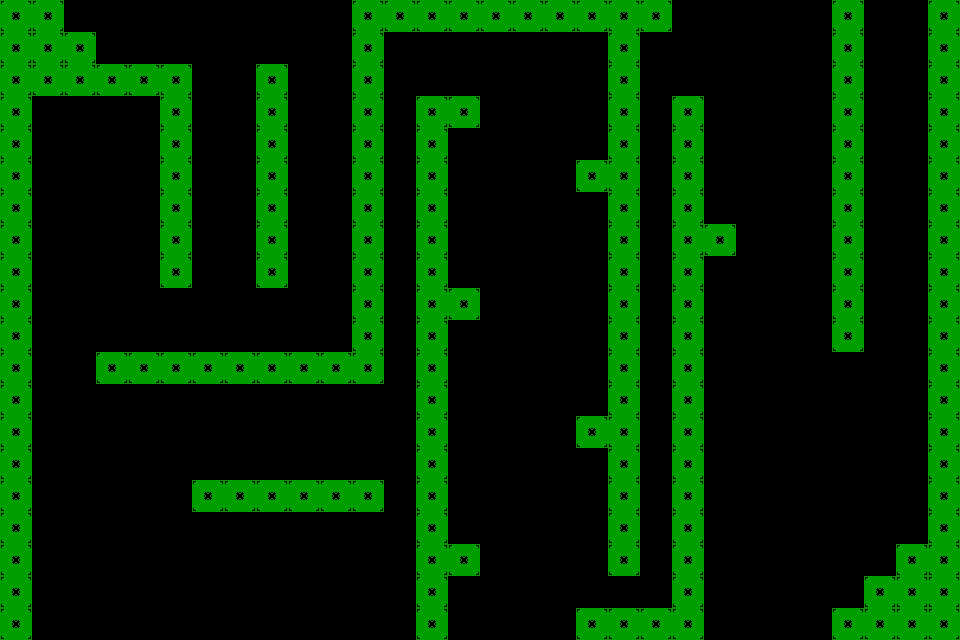

This is a level from a 2D game, rendered from its Tiled map with the project's own tilesets. A one-line summary and the complete map file follow:
An orthogonal 30x20 tile map with 32x32 px tiles, 1 tile layer (Layout) and 29 objects (12x Saw, 4x InviSpike, 3x Trigger, 2x MovSaw, 2x Booster, ...).

<map version="1.10" tiledversion="1.12.2" orientation="orthogonal" renderorder="right-down" width="30" height="20" tilewidth="32" tileheight="32" infinite="0" nextlayerid="3" nextobjectid="41">
 <editorsettings>
  <export target="../../../maps/sector3/level3.lua" format="lua" />
 </editorsettings>
 <tileset firstgid="1" name="Props" class="Saw" tilewidth="32" tileheight="32" tilecount="7" columns="0">
  <grid orientation="orthogonal" width="1" height="1" />
  <tile id="0" type="Tile">
   <image source="../../../src/assets/images/test.png" width="32" height="32" />
  </tile>
  <tile id="1" type="Placeholder">
   <image source="../../../src/assets/images/placeholder.png" width="32" height="32" />
  </tile>
  <tile id="3" type="Spike">
   <image source="../../../src/assets/images/spike.png" width="32" height="16" />
  </tile>
  <tile id="4" type="Goal">
   <image source="../../../src/assets/images/goal.png" width="32" height="32" />
  </tile>
  <tile id="5" type="Saw">
   <image source="../../../src/assets/images/saw.png" width="32" height="32" />
  </tile>
  <tile id="6" type="Spring">
   <image source="../../../src/assets/images/spring.png" width="32" height="32" />
  </tile>
  <tile id="7" type="Booster">
   <image source="../../../src/assets/images/booster.png" width="32" height="32" />
  </tile>
 </tileset>
 <layer id="1" name="Layout" width="30" height="20">
  <data encoding="csv">
1,1,0,0,0,0,0,0,0,0,0,1,1,1,1,1,1,1,1,1,1,0,0,0,0,0,1,0,0,1,
1,1,1,0,0,0,0,0,0,0,0,1,0,0,0,0,0,0,0,1,0,0,0,0,0,0,1,0,0,1,
1,1,1,1,1,1,0,0,1,0,0,1,0,0,0,0,0,0,0,1,0,0,0,0,0,0,1,0,0,1,
1,0,0,0,0,1,0,0,1,0,0,1,0,1,1,0,0,0,0,1,0,1,0,0,0,0,1,0,0,1,
1,0,0,0,0,1,0,0,1,0,0,1,0,1,0,0,0,0,0,1,0,1,0,0,0,0,1,0,0,1,
1,0,0,0,0,1,0,0,1,0,0,1,0,1,0,0,0,0,1,1,0,1,0,0,0,0,1,0,0,1,
1,0,0,0,0,1,0,0,1,0,0,1,0,1,0,0,0,0,0,1,0,1,0,0,0,0,1,0,0,1,
1,0,0,0,0,1,0,0,1,0,0,1,0,1,0,0,0,0,0,1,0,1,1,0,0,0,1,0,0,1,
1,0,0,0,0,1,0,0,1,0,0,1,0,1,0,0,0,0,0,1,0,1,0,0,0,0,1,0,0,1,
1,0,0,0,0,0,0,0,0,0,0,1,0,1,1,0,0,0,0,1,0,1,0,0,0,0,1,0,0,1,
1,0,0,0,0,0,0,0,0,0,0,1,0,1,0,0,0,0,0,1,0,1,0,0,0,0,1,0,0,1,
1,0,0,1,1,1,1,1,1,1,1,1,0,1,0,0,0,0,0,1,0,1,0,0,0,0,0,0,0,1,
1,0,0,0,0,0,0,0,0,0,0,0,0,1,0,0,0,0,0,1,0,1,0,0,0,0,0,0,0,1,
1,0,0,0,0,0,0,0,0,0,0,0,0,1,0,0,0,0,1,1,0,1,0,0,0,0,0,0,0,1,
1,0,0,0,0,0,0,0,0,0,0,0,0,1,0,0,0,0,0,1,0,1,0,0,0,0,0,0,0,1,
1,0,0,0,0,0,1,1,1,1,1,1,0,1,0,0,0,0,0,1,0,1,0,0,0,0,0,0,0,1,
1,0,0,0,0,0,0,0,0,0,0,0,0,1,0,0,0,0,0,1,0,1,0,0,0,0,0,0,0,1,
1,0,0,0,0,0,0,0,0,0,0,0,0,1,1,0,0,0,0,1,0,1,0,0,0,0,0,0,1,1,
1,0,0,0,0,0,0,0,0,0,0,0,0,1,0,0,0,0,0,0,0,1,0,0,0,0,0,1,1,1,
1,0,0,0,0,0,0,0,0,0,0,0,0,1,0,0,0,0,1,1,1,1,0,0,0,0,1,1,1,1
</data>
 </layer>
 <objectgroup id="2" name="Objects">
  <object id="1" name="Spawnpoint" gid="2" x="128" y="64" width="32" height="32" />
  <object id="2" name="Goal" gid="5" x="864" y="576" width="32" height="32" />
  <object id="5" name="Saw" gid="6" x="352" y="0" width="32" height="32" />
  <object id="7" name="Saw" gid="6" x="352" y="-64" width="32" height="32" />
  <object id="8" name="Saw" gid="6" x="352" y="-32" width="32" height="32" />
  <object id="9" name="Saw" gid="6" x="32" y="0" width="32" height="32" />
  <object id="10" name="Saw" gid="6" x="32" y="-32" width="32" height="32" />
  <object id="11" name="Saw" gid="6" x="32" y="-64" width="32" height="32" />
  <object id="12" name="MovSaw" gid="6" x="288" y="256" width="32" height="32" />
  <object id="13" name="MovSaw" gid="6" x="320" y="256" width="32" height="32" />
  <object id="14" name="Trigger" gid="2" x="256" y="256" width="32" height="32">
   <properties>
    <property name="id" value="movSaw" />
    <property name="radius" type="int" value="128" />
   </properties>
  </object>
  <object id="16" name="Spring" gid="7" x="96" y="640" width="32" height="32" />
  <object id="17" name="Trigger" gid="2" x="256" y="480" width="32" height="32">
   <properties>
    <property name="id" value="futureSaw" />
    <property name="radius" type="int" value="48" />
   </properties>
  </object>
  <object id="18" name="FutureSaw" gid="6" x="-32" y="480" width="32" height="32">
   <properties>
    <property name="speed" type="int" value="2500" />
   </properties>
  </object>
  <object id="19" name="Booster" gid="8" x="384" y="448" width="32" height="32">
   <properties>
    <property name="speed" type="int" value="3500" />
   </properties>
  </object>
  <object id="24" name="InviSpike" gid="4" x="448" y="288" width="32" height="16">
   <properties>
    <property name="radius" type="int" value="64" />
   </properties>
  </object>
  <object id="25" name="InviSpike" gid="4" x="576" y="160" width="32" height="16">
   <properties>
    <property name="radius" type="int" value="64" />
   </properties>
  </object>
  <object id="28" name="InviSpike" gid="4" x="576" y="416" width="32" height="16">
   <properties>
    <property name="radius" type="int" value="64" />
   </properties>
  </object>
  <object id="29" name="InviSpike" gid="4" x="448" y="544" width="32" height="16">
   <properties>
    <property name="radius" type="int" value="64" />
   </properties>
  </object>
  <object id="30" name="Booster" gid="8" x="640" y="608" width="32" height="32">
   <properties>
    <property name="speed" type="int" value="4000" />
   </properties>
  </object>
  <object id="32" name="Trigger" gid="2" x="800" y="256" width="32" height="32">
   <properties>
    <property name="id" value="fallSaws" />
    <property name="radius" type="int" value="80" />
   </properties>
  </object>
  <object id="33" name="FallSaw" gid="6" x="752" y="672" width="32" height="32" />
  <object id="34" name="FallSaw" gid="6" x="784" y="672" width="32" height="32" />
  <object id="35" name="Saw" gid="6" x="640" y="0" width="32" height="32" />
  <object id="36" name="Saw" gid="6" x="640" y="-64" width="32" height="32" />
  <object id="37" name="Saw" gid="6" x="640" y="-32" width="32" height="32" />
  <object id="38" name="Saw" gid="6" x="832" y="0" width="32" height="32" />
  <object id="39" name="Saw" gid="6" x="832" y="-64" width="32" height="32" />
  <object id="40" name="Saw" gid="6" x="832" y="-32" width="32" height="32" />
 </objectgroup>
</map>
